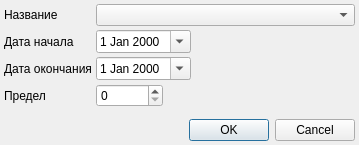
<?xml version="1.0" encoding="UTF-8"?>
<ui version="4.0">
 <class>QuotingEditorDialog</class>
 <widget class="QDialog" name="QuotingEditorDialog">
  <property name="geometry">
   <rect>
    <x>0</x>
    <y>0</y>
    <width>359</width>
    <height>145</height>
   </rect>
  </property>
  <property name="windowTitle">
   <string>Dialog</string>
  </property>
  <layout class="QGridLayout" name="gridLayout">
   <property name="margin">
    <number>4</number>
   </property>
   <property name="spacing">
    <number>4</number>
   </property>
   <item row="0" column="1" colspan="2">
    <widget class="CRBComboBox" name="cmbQuotaType"/>
   </item>
   <item row="3" column="0">
    <widget class="QLabel" name="lblLimit">
     <property name="sizePolicy">
      <sizepolicy hsizetype="Maximum" vsizetype="Preferred">
       <horstretch>0</horstretch>
       <verstretch>0</verstretch>
      </sizepolicy>
     </property>
     <property name="text">
      <string>Предел</string>
     </property>
    </widget>
   </item>
   <item row="3" column="1">
    <widget class="QSpinBox" name="edtLimit">
     <property name="sizePolicy">
      <sizepolicy hsizetype="Maximum" vsizetype="Fixed">
       <horstretch>0</horstretch>
       <verstretch>0</verstretch>
      </sizepolicy>
     </property>
     <property name="maximum">
      <number>131071</number>
     </property>
    </widget>
   </item>
   <item row="0" column="0">
    <widget class="QLabel" name="lblQyotaType">
     <property name="sizePolicy">
      <sizepolicy hsizetype="Maximum" vsizetype="Preferred">
       <horstretch>0</horstretch>
       <verstretch>0</verstretch>
      </sizepolicy>
     </property>
     <property name="text">
      <string>Название</string>
     </property>
    </widget>
   </item>
   <item row="1" column="1">
    <widget class="QDateEdit" name="edtBeginDate">
     <property name="sizePolicy">
      <sizepolicy hsizetype="Maximum" vsizetype="Fixed">
       <horstretch>0</horstretch>
       <verstretch>0</verstretch>
      </sizepolicy>
     </property>
     <property name="calendarPopup">
      <bool>true</bool>
     </property>
    </widget>
   </item>
   <item row="2" column="0">
    <widget class="QLabel" name="lblEndDate">
     <property name="sizePolicy">
      <sizepolicy hsizetype="Maximum" vsizetype="Preferred">
       <horstretch>0</horstretch>
       <verstretch>0</verstretch>
      </sizepolicy>
     </property>
     <property name="text">
      <string>Дата окончания</string>
     </property>
    </widget>
   </item>
   <item row="4" column="1">
    <spacer name="verticalSpacer">
     <property name="orientation">
      <enum>Qt::Vertical</enum>
     </property>
     <property name="sizeHint" stdset="0">
      <size>
       <width>20</width>
       <height>24</height>
      </size>
     </property>
    </spacer>
   </item>
   <item row="2" column="1">
    <widget class="QDateEdit" name="edtEndDate">
     <property name="sizePolicy">
      <sizepolicy hsizetype="Maximum" vsizetype="Fixed">
       <horstretch>0</horstretch>
       <verstretch>0</verstretch>
      </sizepolicy>
     </property>
     <property name="calendarPopup">
      <bool>true</bool>
     </property>
    </widget>
   </item>
   <item row="1" column="0">
    <widget class="QLabel" name="lblBeginDate">
     <property name="sizePolicy">
      <sizepolicy hsizetype="Maximum" vsizetype="Preferred">
       <horstretch>0</horstretch>
       <verstretch>0</verstretch>
      </sizepolicy>
     </property>
     <property name="text">
      <string>Дата начала</string>
     </property>
    </widget>
   </item>
   <item row="5" column="0" colspan="3">
    <widget class="QDialogButtonBox" name="buttonBox">
     <property name="orientation">
      <enum>Qt::Horizontal</enum>
     </property>
     <property name="standardButtons">
      <set>QDialogButtonBox::Cancel|QDialogButtonBox::Ok</set>
     </property>
    </widget>
   </item>
   <item row="3" column="2">
    <spacer name="horizontalSpacer">
     <property name="orientation">
      <enum>Qt::Horizontal</enum>
     </property>
     <property name="sizeHint" stdset="0">
      <size>
       <width>40</width>
       <height>20</height>
      </size>
     </property>
    </spacer>
   </item>
   <item row="2" column="2">
    <spacer name="horizontalSpacer_2">
     <property name="orientation">
      <enum>Qt::Horizontal</enum>
     </property>
     <property name="sizeHint" stdset="0">
      <size>
       <width>40</width>
       <height>20</height>
      </size>
     </property>
    </spacer>
   </item>
   <item row="1" column="2">
    <spacer name="horizontalSpacer_3">
     <property name="orientation">
      <enum>Qt::Horizontal</enum>
     </property>
     <property name="sizeHint" stdset="0">
      <size>
       <width>40</width>
       <height>20</height>
      </size>
     </property>
    </spacer>
   </item>
  </layout>
 </widget>
 <customwidgets>
  <customwidget>
   <class>CRBComboBox</class>
   <extends>QComboBox</extends>
   <header>library/crbcombobox.h</header>
  </customwidget>
 </customwidgets>
 <resources/>
 <connections>
  <connection>
   <sender>buttonBox</sender>
   <signal>accepted()</signal>
   <receiver>QuotingEditorDialog</receiver>
   <slot>accept()</slot>
   <hints>
    <hint type="sourcelabel">
     <x>248</x>
     <y>254</y>
    </hint>
    <hint type="destinationlabel">
     <x>157</x>
     <y>274</y>
    </hint>
   </hints>
  </connection>
  <connection>
   <sender>buttonBox</sender>
   <signal>rejected()</signal>
   <receiver>QuotingEditorDialog</receiver>
   <slot>reject()</slot>
   <hints>
    <hint type="sourcelabel">
     <x>316</x>
     <y>260</y>
    </hint>
    <hint type="destinationlabel">
     <x>286</x>
     <y>274</y>
    </hint>
   </hints>
  </connection>
 </connections>
</ui>
